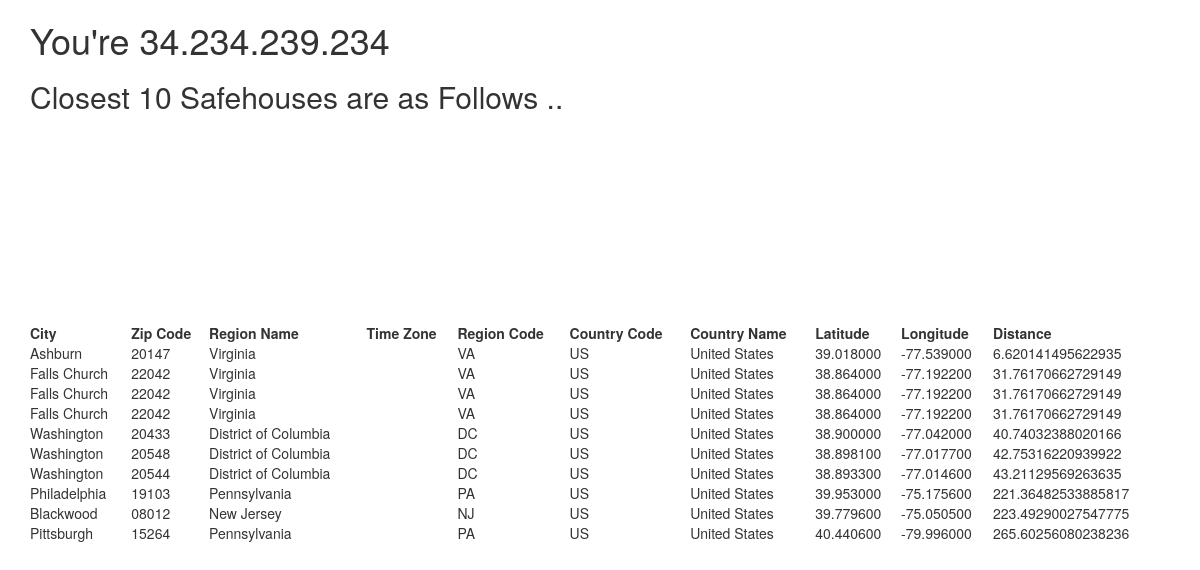
/readalert/alert/, run on the app's committed database.
### readalert/models.py (models this page shows)
class People(models.Model):
    ip_address = models.GenericIPAddressField()
    latitude = models.DecimalField(max_digits = 9, decimal_places = 6)
    longitude = models.DecimalField(max_digits = 9, decimal_places = 6)
    timezone = models.CharField(max_length = 20)
    metro_code = models.IntegerField(default = 0)
    region_code = models.CharField(max_length = 10)
    region_name = models.CharField(max_length = 20)
    country_code = models.CharField(max_length = 10)
    zip_code = models.CharField(max_length = 10)
    country_name = models.CharField(max_length = 20)
    city = models.CharField(max_length = 20)
    date_time = models.DateTimeField(auto_now_add = True)
    is_safehouse = models.BigIntegerField(default = 0)
    def __str__(self):
        return '{0} - ({1},{2})'.format(self.ip_address, self.latitude, self.longitude)

### readalert/views.py (the view)
def alert(request):
    dist_dict = {}
    ip_address_user = get_ip(request)
    user_lat_long = People.objects.get(ip_address = u_ip)
    for i in People.objects.all():
        curr_dist = dist(user_lat_long.latitude, user_lat_long.longitude, i.latitude, i.longitude)
        dist_dict[i] = curr_dist
    sorted_dist_dict = sorted(dist_dict.items(), key = operator.itemgetter(1))
    nearest_10 = sorted_dist_dict[1:11]
    context_dict = {
        'ip': user_lat_long.ip_address,
        'nearest_10': nearest_10
    }
    print(nearest_10)
    for i, j in nearest_10:
        print(i.ip_address, i.latitude, i.longitude, i.region_code, j, sep = '\t')
    return render(request, 'readalert/alert.html', context_dict)

### readalert/views.py (called while the page is built)
def dist(lat1, long1, lat2, long2):
    R = 6373.0
    lat1 = radians(lat1)
    lon1 = radians(long1)
    lat2 = radians(lat2)
    lon2 = radians(long2)
    dlon = lon2 - lon1
    dlat = lat2 - lat1
    a = sin(dlat / 2)**2 + cos(lat1) * cos(lat2) * sin(dlon / 2)**2
    c = 2 * atan2(sqrt(a), sqrt(1 - a))
    distance = R * c
    return distance

### templates/readalert/alert.html (shortened to what this page needs)
<!DOCTYPE html>
<html>
<link rel="stylesheet" href="https://maxcdn.bootstrapcdn.com/bootstrap/3.3.7/css/bootstrap.min.css">
<link rel="stylesheet" href="https://maxcdn.bootstrapcdn.com/bootstrap/3.3.7/css/bootstrap-theme.min.css">
<head lang="en">
</head>
<body>
    {% load easy_maps_tags %}
    <div class = "container">
        <h1>You're {{ ip }}</h1>
        <h2> Closest 10 Safehouses are as Follows ..</h2>
            <table width="100%">
            <tr>
                <th>City</th>
                <th>Zip Code</th>
                <th>Region Name</th>
                <th>Time Zone</th>
                <th>Region Code</th>
                <th>Country Code</th>
                <th>Country Name</th>
                <th>Latitude</th>
                <th>Longitude</th>
                <th>Distance</th>
            </tr>
        {% for i,j in nearest_10 %}
            <tr>
                <td>{{ i.city }}</td>
                <td>{{ i.zip_code }}</td>
                <td>{{ i.region_name }}</td>
                <td>{{ i.time_zone }}</td>
                <td>{{ i.region_code }}</td>
                <td>{{ i.country_code }}</td>
                <td>{{ i.country_name }}</td>
                <td>{{ i.latitude }}</td>
                <td>{{ i.longitude }}</td>
                <td>{{ j }}</td>
                <br>
            </tr>
        {% endfor %}
                </table>
    </div>
</body>
</html>

### data on the page
People: ip_address "34.234.239.234"
People: city "Ashburn", zip_code "20147", region_name "Virginia", region_code "VA", country_code "US", country_name "United States", latitude "39.018000", longitude "-77.539000", j "6.620141495622935"
People: city "Falls Church", zip_code "22042", region_name "Virginia", region_code "VA", country_code "US", country_name "United States", latitude "38.864000", longitude "-77.192200", j "31.76170662729149"
People: city "Falls Church", zip_code "22042", region_name "Virginia", region_code "VA", country_code "US", country_name "United States", latitude "38.864000", longitude "-77.192200", j "31.76170662729149"
People: city "Falls Church", zip_code "22042", region_name "Virginia", region_code "VA", country_code "US", country_name "United States", latitude "38.864000", longitude "-77.192200", j "31.76170662729149"
People: city "Washington", zip_code "20433", region_name "District of Columbia", region_code "DC", country_code "US", country_name "United States", latitude "38.900000", longitude "-77.042000", j "40.74032388020166"
People: city "Washington", zip_code "20548", region_name "District of Columbia", region_code "DC", country_code "US", country_name "United States", latitude "38.898100", longitude "-77.017700", j "42.75316220939922"
People: city "Washington", zip_code "20544", region_name "District of Columbia", region_code "DC", country_code "US", country_name "United States", latitude "38.893300", longitude "-77.014600", j "43.21129569263635"
People: city "Philadelphia", zip_code "19103", region_name "Pennsylvania", region_code "PA", country_code "US", country_name "United States", latitude "39.953000", longitude "-75.175600", j "221.36482533885817"
People: city "Blackwood", zip_code "08012", region_name "New Jersey", region_code "NJ", country_code "US", country_name "United States", latitude "39.779600", longitude "-75.050500", j "223.49290027547775"
People: city "Pittsburgh", zip_code "15264", region_name "Pennsylvania", region_code "PA", country_code "US", country_name "United States", latitude "40.440600", longitude "-79.996000", j "265.60256080238236"
